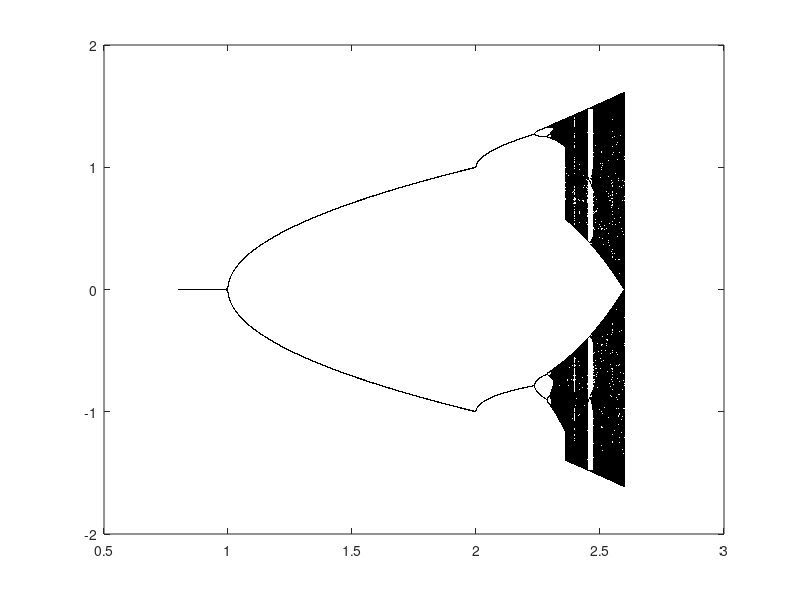

The MATLAB script that drew this image:
close all
clear all
solutionInterval = 1:1000;
rRange = 0.8:0.001:2.6;
x = 0.5*ones (1, length ( rRange ));
index = 1;
for r = rRange 
for n = solutionInterval 
x(n+1, index ) = -r*x(n, index ) + x(n, index )^3;
end
index = index + 1;
end
cutOff = 600;
x = x( cutOff :end ,:);
figure
plot(rRange ,x,'k.','Marker','.','MarkerSize' ,0.5)